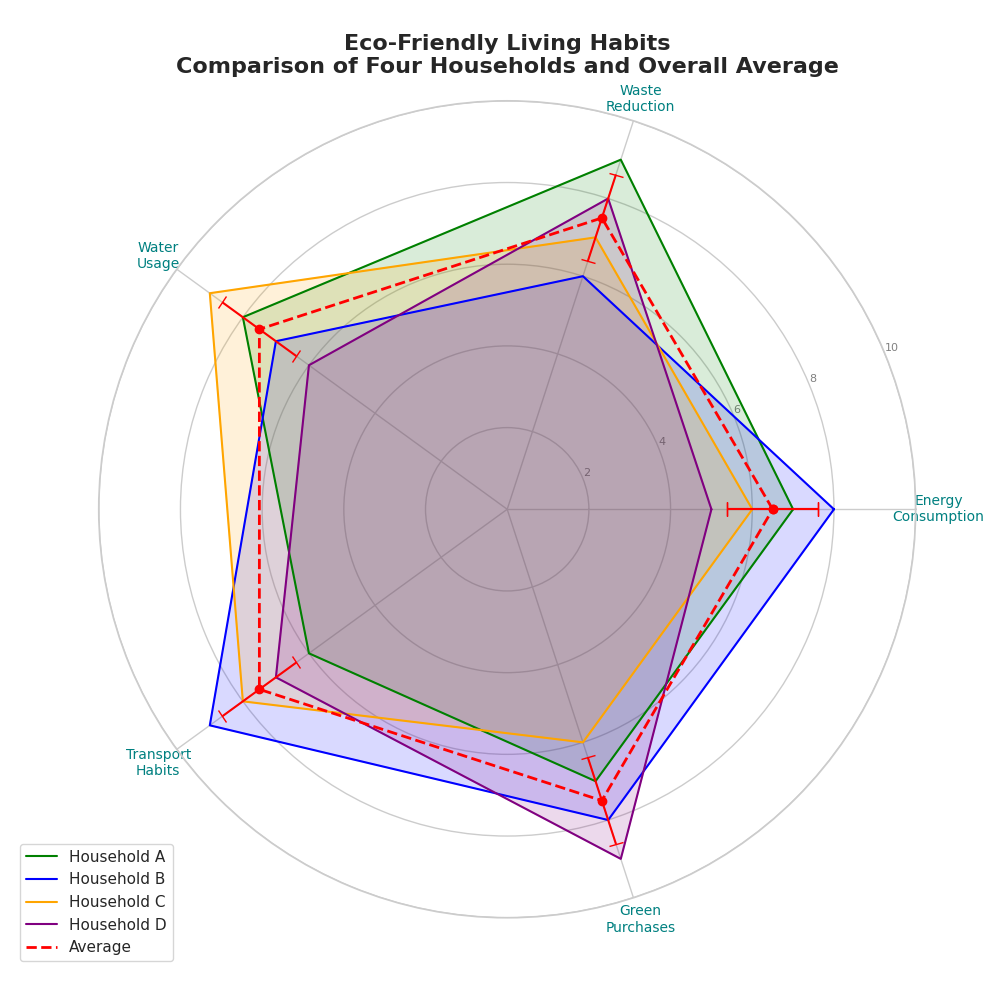

The Python source for this figure:
import matplotlib.pyplot as plt
import numpy as np

categories = ['Energy\nConsumption', 'Waste\nReduction', 'Water\nUsage', 'Transport\nHabits', 'Green\nPurchases']
household_data = {
    'Household A': [7, 9, 8, 6, 7],
    'Household B': [8, 6, 7, 9, 8],
    'Household C': [6, 7, 9, 8, 6],
    'Household D': [5, 8, 6, 7, 9],
}

num_vars = len(categories)
angles = np.linspace(0, 2 * np.pi, num_vars, endpoint=False).tolist()
angles += angles[:1]

fig, ax = plt.subplots(figsize=(10, 10), subplot_kw=dict(polar=True))

average_data = np.mean([list(household_data.values())[i] for i in range(len(household_data))], axis=0).tolist()
average_data += average_data[:1]
variability = np.std([list(household_data.values())[i] for i in range(len(household_data))], axis=0).tolist()
variability += variability[:1]

# Predefine the new order/shuffled colors manually
colors = ['green', 'blue', 'orange', 'purple']

for idx, (household, values) in enumerate(household_data.items()):
    values += values[:1]
    ax.plot(angles, values, linewidth=1.5, linestyle='-', label=household, color=colors[idx])
    ax.fill(angles, values, alpha=0.15, color=colors[idx])

ax.plot(angles, average_data, linewidth=2, linestyle='--', color='red', label='Average')
ax.errorbar(angles, average_data, yerr=variability, fmt='o', color='red', capsize=5)

ax.set_yticks([2, 4, 6, 8, 10])
ax.set_yticklabels(['2', '4', '6', '8', '10'], color='grey', size=8)
ax.set_xticks(angles[:-1])
ax.set_xticklabels(categories, size=10, color='teal')

plt.title('Eco-Friendly Living Habits\nComparison of Four Households and Overall Average', size=16, weight='bold', pad=20)
plt.legend(loc='upper right', bbox_to_anchor=(0.1, 0.1))

plt.tight_layout()
plt.show()
